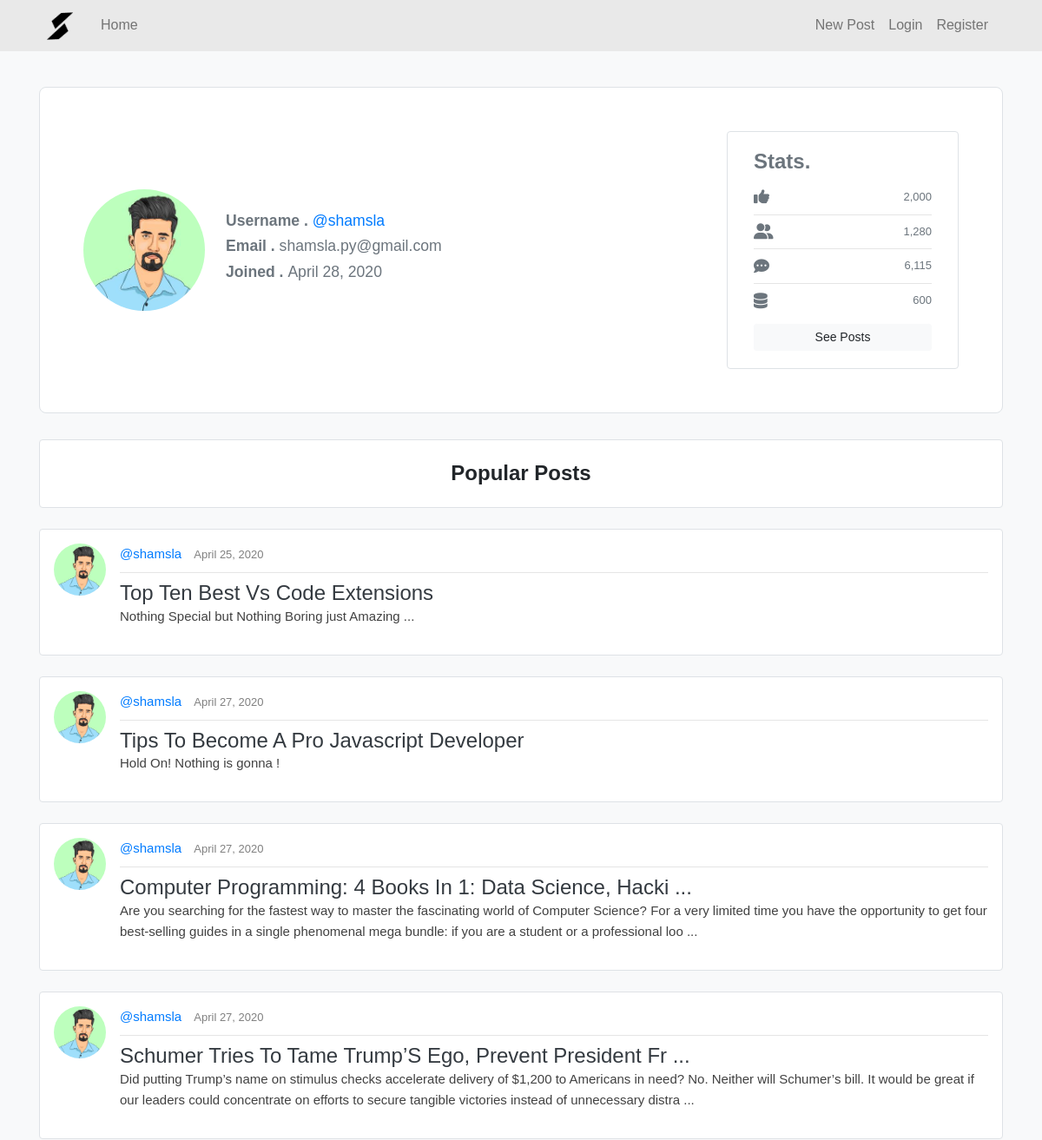
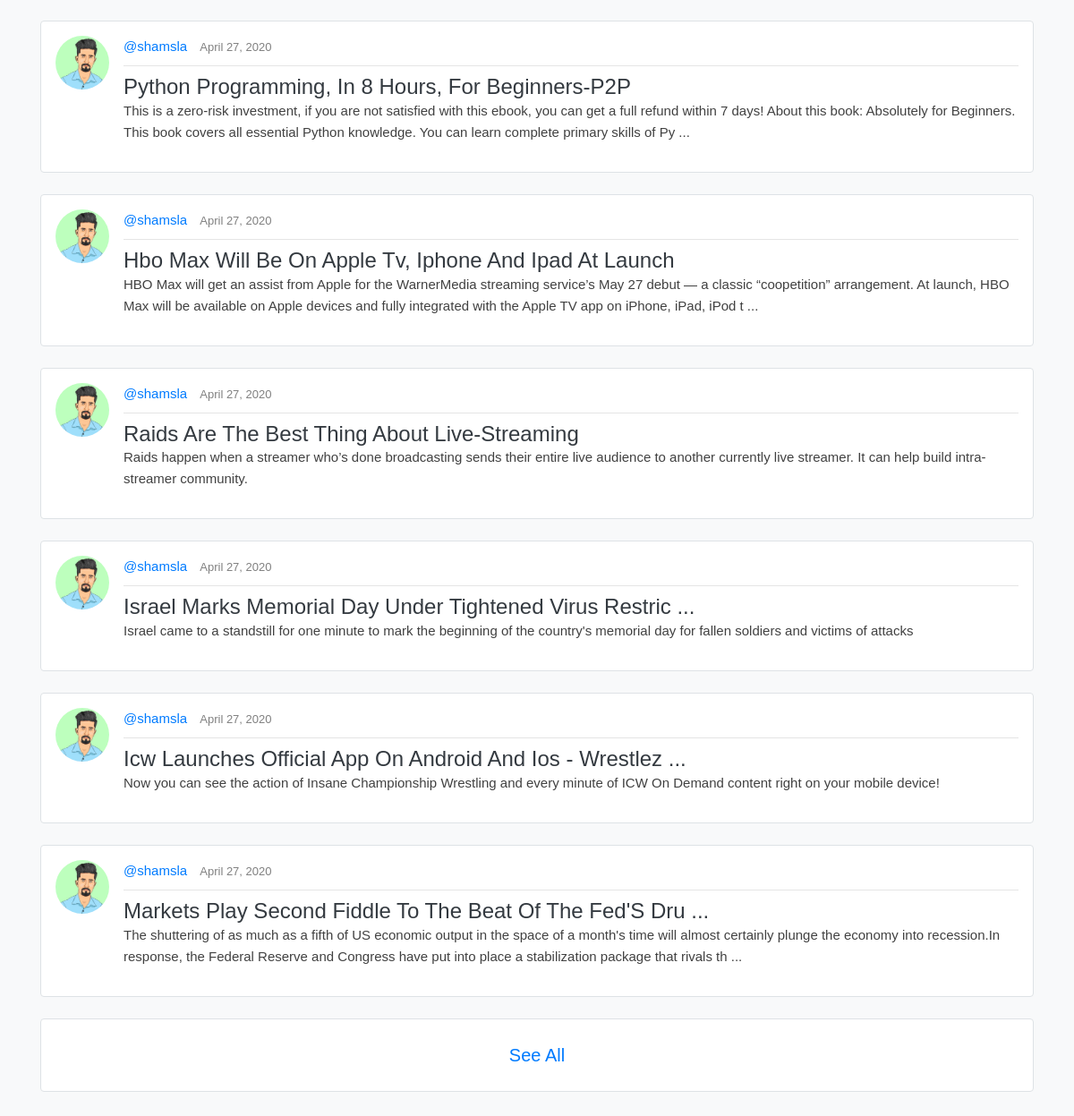
/users/profile/shamsla/, run on the app's committed database (2 pictures, top to bottom).
### users/models.py (models this page shows, shortened)
class Profile(models.Model):
    user = models.OneToOneField(User, on_delete=models.CASCADE)
    join_date = models.DateTimeField(default=timezone.now)
    image = models.ImageField(default='users/images/default.PNG', upload_to='profile_pics')

### shamsla/models.py (models this page shows, shortened)
class Post(models.Model):
    title = models.CharField(max_length = 100)
    content = models.TextField()
    date_posted = models.DateTimeField(default=timezone.now)
    author = models.ForeignKey(User, on_delete=models.CASCADE)

### users/views.py (the view)
# urls.py: path('profile/<user_name>/', views.profile, name="profile"),
def profile(request, user_name):
    user = get_list_or_404(User, username=user_name)
    user = user[0]
    top_posts = [user.post_set.all()[i] for i in range(10)]
    params = {
        'pro_user': user,
        'posts': top_posts
    }
    return render(request, 'users/profile.html', params)

### users/templates/users/profile.html (shortened to what this page needs)
{% extends 'shamsla/layout/index.html' %}
{% load static %}
{% block styles %}
    <link rel="stylesheet" href="{% static 'shamsla/css/media.e9e2f1dc.css' %}">
{% endblock %}
{% block content %}
        <div style="position:relative;" class="wrapper border d-flex align-items-center justify-content-between">
        <div class="inner d-flex align-items-center">
        <img class="rounded-circle mr-4" width="140" height="140" src="{{ pro_user.profile.image.url }}" alt="profile-image">
        <div class="info">
        <h6 ><b class="text-muted">Username . </b><span class="text-primary">@{{pro_user.username}}</span></h6>
        <h6  class="text-muted"><b>Email . </b><span>{{pro_user.email}}</span></h6>
        <h6  class="text-muted"><b>Joined . </b><span>{{pro_user.profile.join_date|date:"F j, Y"}}</span></h6>
        </div>
        </div>
        <div class="stats border rounded">
                <h4 class="font-weight-bold mb-3 text-muted">Stats.</h4>
                <p class="text-muted m-0"><i class="fas fa-thumbs-up"></i> 2,000</p>
                <hr>
                <p class="text-muted m-0"><i class="fas fa-user-friends"></i> 1,280</p>
                <hr>
                <p class="text-muted m-0"><i class="fas fa-comment-dots"></i> 6,115</p>
                <hr>
                <p class="text-muted m-0"><i class="fas fa-database"></i> 600</p>
                <a href="{% url 'user-posts' pro_user.username %}" class="btn btn-light d-block mt-3 btn-sm">See Posts</a>
        </div>
        </div>
        <div style="background: #ffffff;" class="border rounded p-4 text-center">
                <h4><b>Popular Posts</b></h4>
        </div>
        <br>
        {% for post in posts %}
      <div class="media border p-3 rounded my-media">
        <a href="{% url 'profile' post.author.username %}"><img width="60" height="60" src="{{post.author.profile.image.url}}" class="rounded-circle align-self-start mr-3" alt="..."></a>
        <div class="media-body">
            <div class="d-flex align-items-center justify-content-between">
                <p class="my-uname"><a href="{% url 'profile' post.author.username %}">@{{post.author}} </a><span class="my-post-date">{{post.date_posted|date:"F j, Y" }}</span></p>
            </div>
            <hr>
            {% if post.title|length > 55 %}
              <h4 class="mt-0"><a class="text-dark" href="{% url 'post-detail' post.id %}">{{post.title|slice:":55"}} ...</a></h4>
          {% else %}
            <h4 class="mt-0"><a class="text-dark" href="{% url 'post-detail' post.id %}">{{post.title}}</a></h4>
          {% endif %}
          {% if post.content|length > 250 %}
            <p>{{post.content|slice:":250"}} ...</p>
          {% else %}
            <p>{{post.content}}</p>
          {% endif %}
        </div>
      </div>
      <br>
      {% endfor %}
      <div style="background: #ffffff;" class="border rounded p-3 text-center">
              <h4><a class="btn btn-link btn-lg" href="{% url 'user-posts' pro_user.username %}">See All</a></h4>
      </div>
      <br>
      <br>
{% endblock %}

### shamsla/static/shamsla/css/media.e9e2f1dc.css (style rules this page uses)
.my-media { background: #ffffff; }
.my-media p { color: rgb(65, 65, 65); font-size: 15px; }
.my-uname { padding: 0; margin: 0; }
.my-post-date { color: grey; font-size: 13px; }
.my-uname a { padding-right: 10px; }
hr { margin: 8px 0px; margin-bottom: 12px; }

### shamsla/templates/shamsla/layout/index.html (style rules this page uses)
body { font-family: 'Poppins', sans-serif; background-color: #f8f9fa; }
p { line-height: 1.6; }

### users/templates/users/profile.html (style rules this page uses)
.wrapper { background: #ffffff; padding: 50px; border-radius: 8px; margin-top: 100px; margin-bottom: 30px; }
.inner h6 { font-size: 1.1rem; }
.stats { padding: 20px 30px ; }
.stats p { font-size: 13px; display: flex; align-items: center; justify-content: space-between; }
.stats i { font-size: 18px; margin-right: 150px; }
h4 { margin: 0; }
hr { margin: 9px 0px; }

### data on the page
Post: author.profile.image (picture), author "shamsla", date_posted "April 25, 2020", title "Top Ten Best Vs Code Extensions", content "Nothing Special but Nothing Boring just Amazing ..."
Post: author.profile.image (picture), author "shamsla", date_posted "April 27, 2020", title "Tips To Become A Pro Javascript Developer", content "Hold On! Nothing is gonna !"
Post: author.profile.image (picture), author "shamsla", date_posted "April 27, 2020", title "Computer Programming: 4 Books In 1: Data Science, Hacki", content "Are you searching for the fastest way to master the fascinating world of Computer Science? For a very limited time you have the opportunity to get four best-selling guides in a single phenomenal mega bundle: if you are a student or a professional loo"
Post: author.profile.image (picture), author "shamsla", date_posted "April 27, 2020", title "Schumer Tries To Tame Trump’S Ego, Prevent President Fr", content "Did putting Trump’s name on stimulus checks accelerate delivery of $1,200 to Americans in need? No. Neither will Schumer’s bill. It would be great if our leaders could concentrate on efforts to secure tangible victories instead of unnecessary distra"
Post: author.profile.image (picture), author "shamsla", date_posted "April 27, 2020", title "Python Programming, In 8 Hours, For Beginners-P2P", content "This is a zero-risk investment, if you are not satisfied with this ebook, you can get a full refund within 7 days! About this book: Absolutely for Beginners. This book covers all essential Python knowledge. You can learn complete primary skills of Py"
Post: author.profile.image (picture), author "shamsla", date_posted "April 27, 2020", title "Hbo Max Will Be On Apple Tv, Iphone And Ipad At Launch", content "HBO Max will get an assist from Apple for the WarnerMedia streaming service’s May 27 debut — a classic “coopetition” arrangement. At launch, HBO Max will be available on Apple devices and fully integrated with the Apple TV app on iPhone, iPad, iPod t"
Post: author.profile.image (picture), author "shamsla", date_posted "April 27, 2020", title "Raids Are The Best Thing About Live-Streaming", content "Raids happen when a streamer who’s done broadcasting sends their entire live audience to another currently live streamer. It can help build intra-streamer community."
Post: author.profile.image (picture), author "shamsla", date_posted "April 27, 2020", title "Israel Marks Memorial Day Under Tightened Virus Restric", content "Israel came to a standstill for one minute to mark the beginning of the country's memorial day for fallen soldiers and victims of attacks"
Post: author.profile.image (picture), author "shamsla", date_posted "April 27, 2020", title "Icw Launches Official App On Android And Ios - Wrestlez", content "Now you can see the action of Insane Championship Wrestling and every minute of ICW On Demand content right on your mobile device!"
Post: author.profile.image (picture), author "shamsla", date_posted "April 27, 2020", title "Markets Play Second Fiddle To The Beat Of The Fed'S Dru", content "The shuttering of as much as a fifth of US economic output in the space of a month's time will almost certainly plunge the economy into recession.In response, the Federal Reserve and Congress have put into place a stabilization package that rivals th"

### other printed values
{{ pro_user.username }} "shamsla"
{{ pro_user.email }} "shamsla.py@gmail.com"
{{ pro_user.profile.join_date|date:"F j, Y" }} "April 28, 2020"
